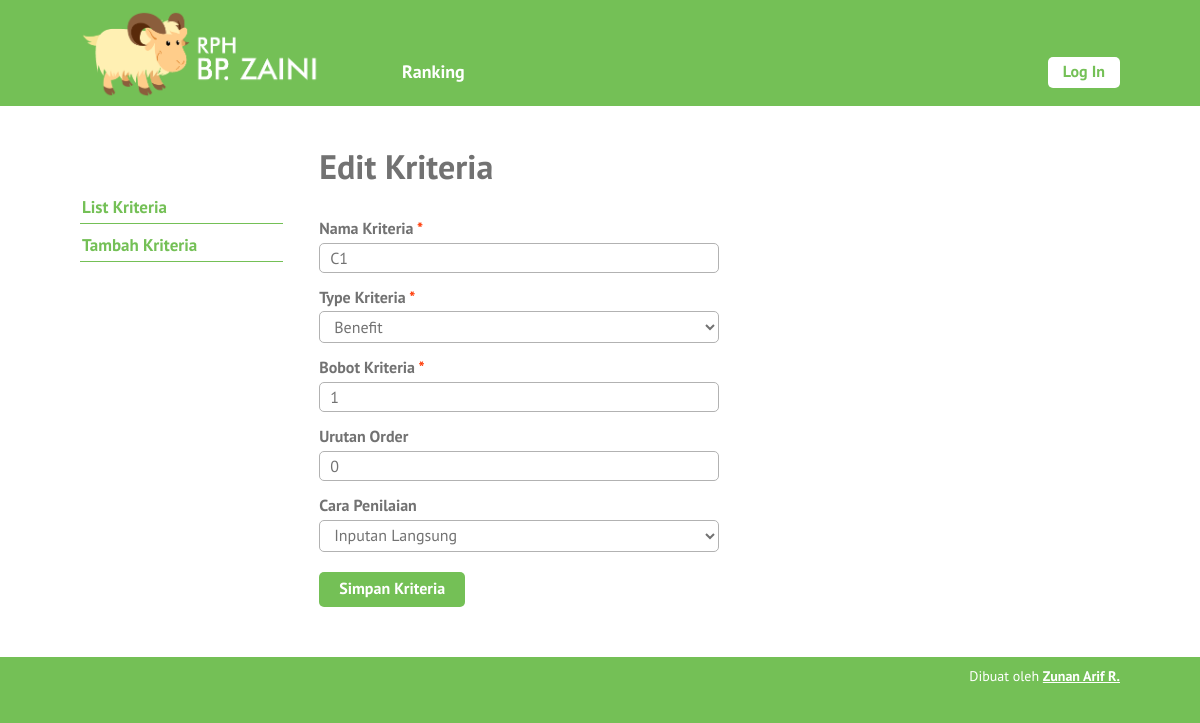
The page /edit-kriteria.php?id=11 on the database its author committed.
### tables this page shows
CREATE TABLE `kriteria` (
  `id_kriteria` int(10) NOT NULL,
  `nama` varchar(30) NOT NULL,
  `type` enum('benefit','cost') NOT NULL,
  `bobot` float NOT NULL,
  `ada_pilihan` tinyint(1) DEFAULT NULL,
  `urutan_order` int(2) NOT NULL
);

### edit-kriteria.php (the view, shortened to what this page needs)
<?php require_once('includes/init.php'); ?>
<?php
$sukses = false;
$ada_error = false;
$id_kriteria = (isset($_GET['id'])) ? trim($_GET['id']) : '';
if(!$id_kriteria) {
	$ada_error = 'Maaf, data tidak dapat diproses.';
} else {
	$query = $pdo->prepare('SELECT * FROM kriteria WHERE kriteria.id_kriteria = :id_kriteria');
	$query->execute(array('id_kriteria' => $id_kriteria));
	$result = $query->fetch();
	$id_kriteria = (isset($result['id_kriteria'])) ? trim($result['id_kriteria']) : '';
	$nama = (isset($result['nama'])) ? trim($result['nama']) : '';
	$type = (isset($result['type'])) ? trim($result['type']) : '';
	$bobot = (isset($result['bobot'])) ? trim($result['bobot']) : '';
	$jenis_nilai = (isset($result['ada_pilihan'])) ? $result['ada_pilihan'] : 0;
	$urutan_order = (isset($result['urutan_order'])) ? trim($result['urutan_order']) : 0;
}
?>
<?php
require_once('template-parts/header.php');
?>
	<div class="main-content-row">
	<div class="container clearfix">
		<?php include_once('template-parts/sidebar-kriteria.php'); ?>
		<div class="main-content the-content">
			<h1>Edit Kriteria</h1>
			<?php if($sukses): ?>
				<div class="msg-box">
					<p>Data berhasil disimpan</p>
				</div>
			<?php elseif($ada_error): ?>
				<p><?php echo $ada_error; ?></p>
			<?php else: ?>
				<form action="edit-kriteria.php?id=<?php echo $id_kriteria; ?>" method="post">
					<div class="field-wrap clearfix">
						<label>Nama Kriteria <span class="red">*</span></label>
						<input type="text" name="nama" value="<?php echo $nama; ?>">
					</div>
					<div class="field-wrap clearfix">
						<label>Type Kriteria <span class="red">*</span></label>
						<select name="type">
							<option value="benefit" <?php selected($type, 'benefit'); ?>>Benefit</option>
						</select>
					</div>
					<div class="field-wrap clearfix">
						<label>Bobot Kriteria <span class="red">*</span></label>
						<input type="number" name="bobot" value="<?php echo $bobot; ?>" step="0.01">
					</div>
					<div class="field-wrap clearfix">
						<label>Urutan Order</label>
						<input type="number" name="urutan_order" value="<?php echo $urutan_order; ?>">
					</div>
					<div class="field-wrap clearfix">
						<label>Cara Penilaian</label>
						<select name="jenis_nilai" id="jenis-nilai">
							<option value="0" <?php selected($jenis_nilai, 0); ?>>Inputan Langsung</option>
						</select>
					</div>
					<div class="field-wrap clearfix">
						<button type="submit" name="submit" value="submit" class="button">Simpan Kriteria</button>
					</div>
				</form>
			<?php endif; ?>
		</div>
	</div>
	</div>
<?php
require_once('template-parts/footer.php');

### stylesheets/style.css (style rules this page uses)
html,body,div,span,applet,object,iframe,h1,h2,h3,h4,h5,h6,p,blockquote,pre,a,abbr,acronym,address,big,cite,code,del,dfn,em,img,ins,kbd,q,s,samp,small,strike,strong,sub,sup,tt,var,b,u,i,center,dl,dt,dd,ol,ul,li,fieldset,form,label,legend,table,caption,tbody,tfoot,thead,tr,th,td,article,aside,canvas,details,embed,figure,figcaption,footer,header,hgroup,menu,nav,output,ruby,section,summary,time,mark,audio,video { margin:0;padding:0;border:0;font-size:100%;vertical-align:baseline }
body { line-height:1 }
*,*:before,*:after { -moz-box-sizing:border-box;-webkit-box-sizing:border-box;box-sizing:border-box }
.clearfix:before,.clearfix:after { content:" ";display:table }
.clear,.clearfix:after { clear:both }
.container { max-width:1100px;margin:0 auto;position:relative;padding:0 30px }
body { background:#74c056;font-family:"PT Sans",sans-serif;color:#727272;font-size:14px;line-height:1.3;font-weight:500 }
textarea,input[type="text"],input[type="email"],input[type="date"],input[type="tel"],input[type="search"],input[type="number"],select,input[type="password"] { background:#fff;border:1px solid #b2b2b2;width:100%;font-family:inherit;font-weight:inherit;font-size:16px;padding:4px 10px;vertical-align:top;margin:0;color:#727272;border-radius:5px }
h1,h2,h3,h4,h5,h6 { font-weight:300 }
.the-content { font-size:16px;line-height:1.42857 }
.the-content h1,.the-content h2,.the-content h3,.the-content h4,.the-content h5,.the-content h6 { font-weight:700 }
.the-content h1 { font-size:34px;margin:0.8em 0 0.8em;padding:0;line-height:1.2 }
.the-content>h1:first-child,.the-content>h3:first-child,.the-content>h2:first-child { margin-top:0 }
button,a { -webkit-transition:all .2s ease;-moz-transition:all .2s ease;-o-transition:all .2s ease;transition:all 0.2s ease }
span.red,a.red,.the-content span.red,.the-content a.red { color:#ff3600 }
.the-content .button,.button { background:#74c056;color:#fff;display:inline-block;font-size:16px;font-weight:700;line-height:1.2;border:0;font-family:inherit;padding:7px 20px 9px;cursor:pointer;border-radius:5px }
.main-content { float:right;width:77%;padding:40px 0 }
.field-wrap { max-width:400px;padding-bottom:10px }
.field-wrap label { display:block;font-weight:700;padding:3px 0 }
.field-wrap .button { margin-top:10px }

### rows shown on the page
kriteria: nama "C1", type "Benefit", bobot "1", urutan_order "0", jenis_nilai "Inputan Langsung"
